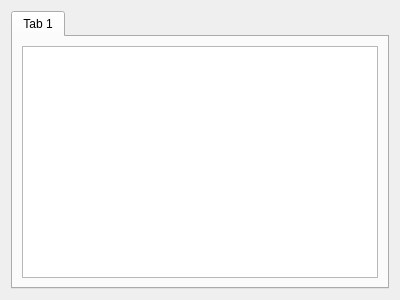
<?xml version="1.0" encoding="UTF-8"?>
<ui version="4.0">
 <class>DialogTeploZashita</class>
 <widget class="QDialog" name="DialogTeploZashita">
  <property name="geometry">
   <rect>
    <x>0</x>
    <y>0</y>
    <width>400</width>
    <height>300</height>
   </rect>
  </property>
  <property name="windowTitle">
   <string>Dialog</string>
  </property>
  <layout class="QVBoxLayout" name="verticalLayout">
   <item>
    <widget class="QTabWidget" name="tabWidget">
     <property name="currentIndex">
      <number>0</number>
     </property>
     <widget class="QWidget" name="tab">
      <attribute name="title">
       <string>Tab 1</string>
      </attribute>
      <layout class="QHBoxLayout" name="horizontalLayout">
       <item>
        <widget class="QTableView" name="tableView"/>
       </item>
      </layout>
     </widget>
    </widget>
   </item>
  </layout>
 </widget>
 <resources/>
 <connections/>
</ui>
